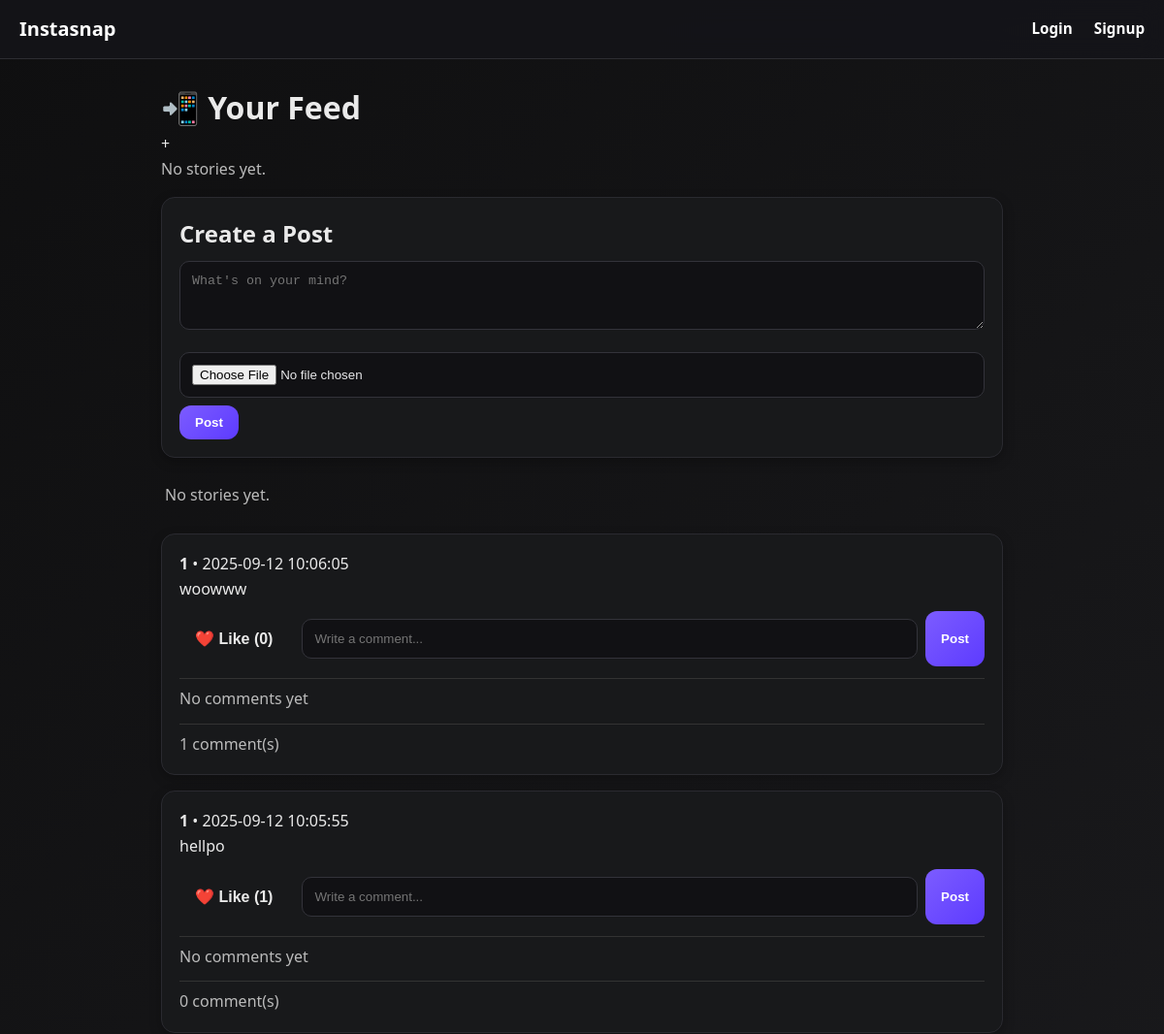
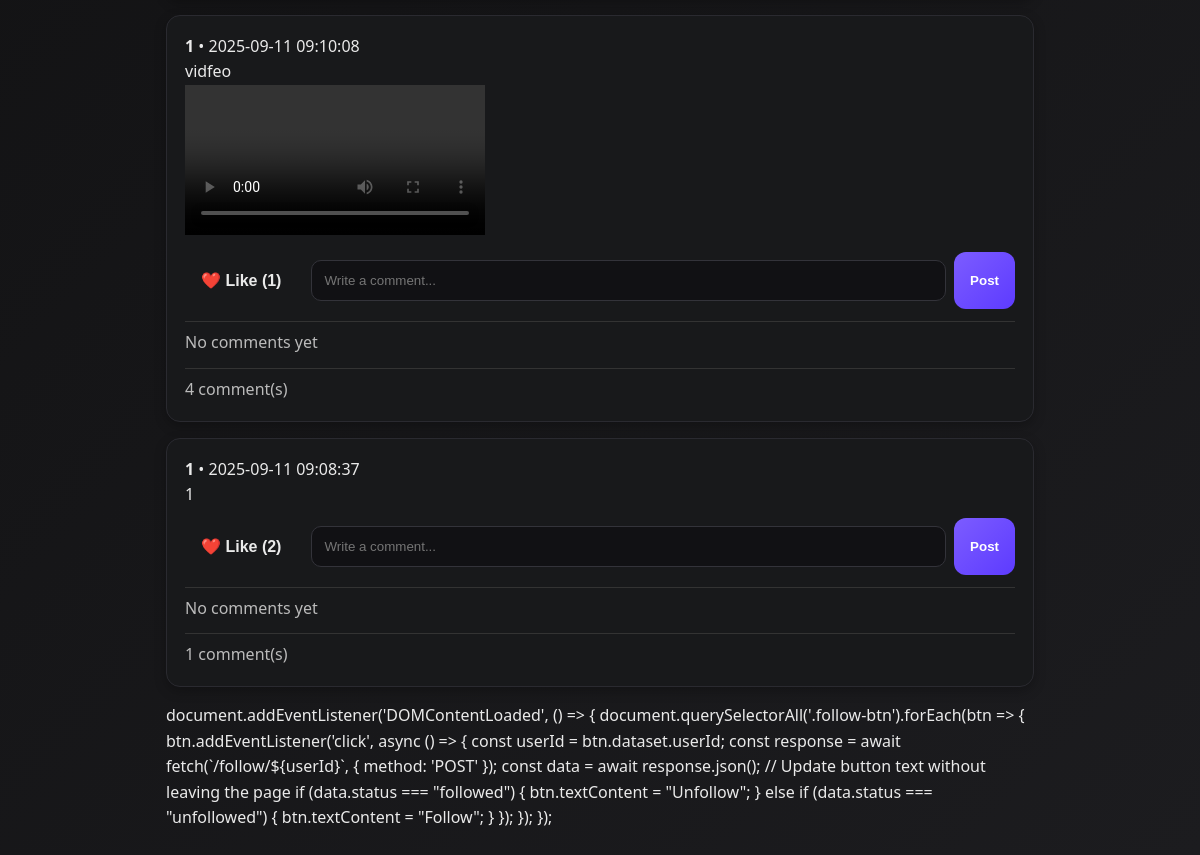
The page /u/1 on the database its author committed (2 pictures, top to bottom).
### tables this page shows
CREATE TABLE posts (
            id INTEGER PRIMARY KEY AUTOINCREMENT,
            user_id INTEGER NOT NULL,
            caption TEXT,
            media_url TEXT,
            media_type TEXT CHECK(media_type IN ('image','video')),
            created_at TIMESTAMP DEFAULT CURRENT_TIMESTAMP,
            FOREIGN KEY (user_id) REFERENCES users(id) ON DELETE CASCADE
        );

### app.py (the view)
@app.route("/u/<username>")
def profile(username):
    conn = get_db()
    u = conn.execute(
        "SELECT id, username, avatar_url, bio, created_at FROM users WHERE username=?",
        (username,),
    ).fetchone()
    if not u:
        conn.close()
        return "User not found", 404
    posts = conn.execute("""
        SELECT p.id, p.user_id, p.caption, p.media_url, p.media_type, p.created_at,
               COALESCE(usr.username, 'Anonymous') as username,
               (SELECT COUNT(*) FROM likes WHERE post_id = p.id) as like_count,
               (SELECT COUNT(*) FROM comments WHERE post_id = p.id) as comment_count,
               EXISTS(SELECT 1 FROM likes WHERE post_id = p.id AND user_id = ?) as liked_by_me
        FROM posts p
        JOIN users usr ON usr.id = p.user_id
        WHERE p.user_id = ?
        ORDER BY p.created_at DESC
    """, (session.get("user_id"), u["id"])).fetchall()
    conn.close()
    posts = [dict(r) for r in posts]
    return render_template("feed.html", posts=posts, stories=[], username=username or "Anonymous")

### app.py (called while the page is built)
def get_db():
    conn = sqlite3.connect(DB)
    conn.row_factory = sqlite3.Row
    return conn

### templates/feed.html (shortened to what this page needs)
{% extends "base.html" %} {% block title %}Feed - Instasnap{% endblock %} {%
block content %}
<div class="feed-container">
  <h1 class="page-title">📲 Your Feed</h1>
  <div class="story-bar">
    <div class="story-circle add-story">
      <form
        action="{{ url_for('create_story') }}"
        method="POST"
        enctype="multipart/form-data"
        id="storyForm"
      >
        <label for="storyInput">+</label>
      </form>
    </div>
    {% if stories %}
      {% for story in stories %}
      <div class="story-circle" onclick="openStory('{{ story.media_url }}', '{{ story.media_type }}')">
        <img src="{{ story.avatar_url or '/static/default-avatar.png' }}" alt="{{ story.username }}" />
        <span>{{ story.username }}</span>
      </div>
      {% endfor %}
    {% else %}
      <p class="muted">No stories yet.</p>
    {% endif %}
  </div>
</div>
  <div class="card create-post">
    <h2 class="section-title">Create a Post</h2>
    <form
      action="{{ url_for('feed') }}"
      method="POST"
      enctype="multipart/form-data"
    >
      <textarea
        name="caption"
        rows="3"
        placeholder="What's on your mind?"
        required
        class="input"
      ></textarea>
      <input type="file" name="media" class="input" />
      <button type="submit" class="btn btn-primary">Post</button>
    </form>
  </div>
  <div class="stories">
    {% if stories %} {% for story in stories %}
    <div class="card story">
      <div class="meta">
        <strong>{{ story.username or "Anonymous" }}</strong> • {{
        story.created_at }}
      </div>
      {% if story.media_type == "image" %}
      <img src="{{ story.media_url }}" alt="Story media" class="story-media" />
      {% elif story.media_type == "video" %}
      <video controls class="story-media">
        <source src="{{ story.media_url }}" type="video/mp4" />
        Your browser does not support the video tag.
      </video>
      {% endif %}
    </div>
    {% endfor %} {% else %}
    <p class="muted">No stories yet.</p>
    {% endif %}
  </div>
  <div class="posts">
    {% if posts %} {% for post in posts %}
    <div class="card post" data-post-id="{{ post.id }}">
      <div class="meta">
        <strong>{{ post.username or "Anonymous" }}</strong>
         • {{ post.created_at }}
      </div>
      <div class="content">{{ post.caption }}</div>
      {% if post.media_url %} {% if post.media_type == "image" %}
      <img src="{{ post.media_url }}" class="post-media" />
      {% elif post.media_type == "video" %}
      <video controls class="post-media">
        <source src="{{ post.media_url }}" type="video/mp4" />
      </video>
      {% endif %} {% endif %}
      <div class="post-actions">
        <form
          class="like-form"
          action="{{ url_for('toggle_like', post_id=post.id) }}"
          method="POST"
          style="display: inline"
        >
          <button
            type="submit"
            class="like-btn {% if post.liked_by_me %}liked{% endif %}"
          >
            ❤️ Like (<span class="like-count">{{ post.like_count }}</span>)
          </button>
        </form>
        <form
          class="comment-form"
          action="{{ url_for('add_comment', post_id=post.id) }}"
          method="POST"
          style="flex: 1; display: flex; gap: 8px"
        >
          <input
            type="text"
            name="content"
            placeholder="Write a comment..."
            required
          />
          <button type="submit">Post</button>
        </form>
      </div>
      <div class="comments" id="comments-{{ post.id }}">
        {% if post.comments %} {% set comments_to_show = post.comments[:3] %} {%
        for comment in comments_to_show %}
        <div class="comment">
          <strong>{{ comment.username }}</strong>: {{ comment.content }}
        </div>
        {% endfor %} {% if post.comment_count > 3 %}
        <button
          class="btn-show-more"
          onclick="toggleComments({{ post.id }}, this)"
        >
          Show more...
        </button>
        {% endif %} {% else %}
        <p class="muted">No comments yet</p>
        {% endif %}
      </div>
      <div class="comments">
        <p class="muted">
          <span class="comment-count">{{ post.comment_count }}</span> comment(s)
        </p>
      </div>
    </div>
    {% endfor %} {% else %}
    <p class="muted">No posts yet — be the first one to share something!</p>
    {% endif %}
  </div>
  document.addEventListener('DOMContentLoaded', () => {
  document.querySelectorAll('.follow-btn').forEach(btn => {
  btn.addEventListener('click', async () => { const userId = btn.dataset.userId;
  const response = await fetch(`/follow/${userId}`, { method: 'POST' }); const
  data = await response.json(); // Update button text without leaving the page
  if (data.status === "followed") { btn.textContent = "Unfollow"; } else if
  (data.status === "unfollowed") { btn.textContent = "Follow"; } }); }); });
</div>
{% endblock %}

### templates/base.html (style rules this page uses)
* { margin: 0; padding: 0; box-sizing: border-box; }
body { font-family: "Segoe UI", Roboto, system-ui, sans-serif; background: linear-gradient(135deg, #0f0f10, #1c1c1f); color: #eaeaea; line-height: 1.6; }
.muted { color: #bbb; margin-right: 8px; }
.card { background: #18191b; border: 1px solid #2a2a30; border-radius: 14px; padding: 18px; margin: 16px 0; box-shadow: 0 4px 12px rgba(0, 0, 0, 0.25); transition: transform 0.2s, box-shadow 0.2s; }
input, textarea { width: 100%; padding: 12px; border-radius: 10px; border: 1px solid #33333a; background: #111114; color: #e8e8ea; margin: 8px 0; transition: border 0.2s, box-shadow 0.2s; }
button { padding: 10px 16px; border: 0; border-radius: 12px; background: linear-gradient(135deg, #7c5cff, #5d3bff); color: white; cursor: pointer; font-weight: 600; transition: transform 0.2s, box-shadow 0.2s; }
.stories { display: flex; overflow-x: auto; gap: 14px; padding: 10px 4px; scrollbar-width: thin; scrollbar-color: #444 #111; }
.post-actions { display: flex; align-items: center; gap: 14px; margin-top: 10px; }
.like-btn { background: none; border: none; cursor: pointer; color: #eaeaea; font-size: 1rem; }
.comments { margin-top: 12px; border-top: 1px solid #333; padding-top: 8px; }

### rows shown on the page
posts: user "1", created_at "2025-09-12 10:06:05", caption "woowww", like_count "0", comment_count "1"
posts: user "1", created_at "2025-09-12 10:05:55", caption "hellpo", like_count "1", comment_count "0"
posts: user "1", created_at "2025-09-11 09:10:08", caption "vidfeo", like_count "1", comment_count "4"
posts: username "1", created_at "2025-09-11 09:08:37", caption "1", like_count "2", comment_count "1"
